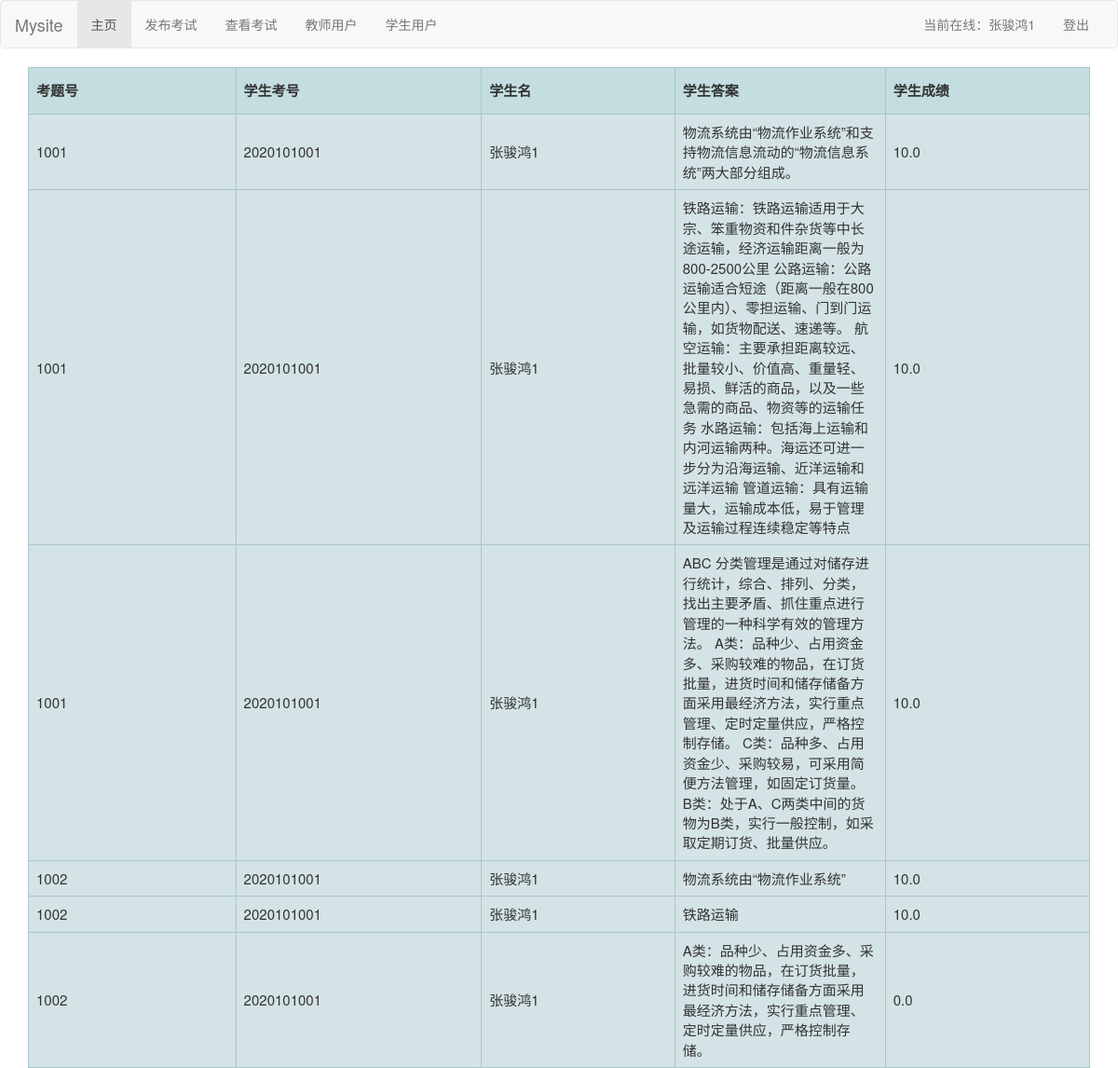
The page /student_table/ (signed in) on the database its author committed.
### word/models.py (models this page shows, shortened)
class Student(models.Model):
    name = models.CharField(max_length=128)
    answer = models.CharField(max_length=1000)
    text_order = models.IntegerField()
    test_number = models.IntegerField()
    grade = models.FloatField()
    num = models.IntegerField()
    class Meta2:
        ordering = ["name", "text_order"]
        verbose_name = "学生"
        verbose_name_plural = "学生"

### word/views.py (the view)
# urls.py: path('student_table/', views.student_table),
def student_table(request):
    if request.method == 'GET':
        test_number = []
        student_num = []
        student_name = []
        student_answer = []
        student_grade = []
        word_test = []
        test_count = models.WordAdmin.objects.all().values_list('test_number').count()
        test = models.WordAdmin.objects.values_list('test_number', flat=True)
        for i in range(test_count):
            test_number = test[i]
            student_words = models.Student.objects.filter(test_number=test_number)
            num_count = models.Student.objects.filter(test_number=test_number).count()
            for y in range(num_count):
                if student_words:
                    word_test.append(student_words[y].test_number)
                    student_num.append(student_words[y].num)
                    student_name.append(student_words[y].name)
                    student_answer.append(student_words[y].answer)
                    student_grade.append(student_words[y].grade)
                result_all = zip(word_test, student_num, student_name, student_answer, student_grade)
        return render(request, 'student_table.html', locals())
    return render(request, 'student_table.html', locals())

### templates/student_table.html (shortened to what this page needs)
{% extends 'test_admin.html' %}
{% load staticfiles %}
{% block css %} <link href="{% static 'css/table.css' %}" rel="stylesheet"/> {% endblock %}
{% block content %}
    <div class="container">
          <table class="hovertable">
            <tr>
                <th>考题号</th><th>学生考号</th><th>学生名</th><th>学生答案</th><th>学生成绩</th>
            </tr>
              {% for word_test,student_num,student_name,student_answer,student_grade in result_all %}
                  <tr onmouseover="this.style.backgroundColor='#ffff66';" onmouseout="this.style.backgroundColor='#d4e3e5';">
                      <td>{{ word_test }}</td>
                      <td>{{ student_num }}</td>
                      <td>{{ student_name }}</td>
                      <td>{{ student_answer }}</td>
                      <td>{{ student_grade }}</td>
                  </tr>
              {% endfor %}
        </table>
    </div>
{% endblock %}

### static/css/table.css (style rules this page uses)
table.hovertable { font-size:15px; color:#333333; border-width: 1px; border-color: #999999; border-collapse: collapse; }
table.hovertable th { background-color:#c3dde0; border-width: 1px; height: 50px; width: 1000px; padding: 8px; border-style: solid; border-color: #a9c6c9; }
table.hovertable tr { background-color:#d4e3e5; width: 1000px; }
table.hovertable td { border-width: 1px; width: 1000px; padding: 8px; border-style: solid; border-color: #a9c6c9; }

### rows shown on the page
Student: result_all "张骏鸿1", result_all "物流系统由“物流作业系统”和支持物流信息流动的“物流信息系统”两大部分组成。", result_all "10.0"
Student: result_all "张骏鸿1", result_all "铁路运输：铁路运输适用于大宗、笨重物资和件杂货等中长途运输，经济运输距离一般为800-2500公里 公路运输：公路运输适合短途（距离一般在800公里内）、零担运输、门到门运输，如货物配送、速递等。 航空运输：主要承担距离较远、批量较小、价值高、重量轻、易损、鲜活的商品，以及一些急需的商品、物资等的运输任务 水路运输：包括海上运输和内河运输两种。海运还可进一步分为沿海运输、近洋运输和远洋运输 管道运输：具有运输量大，运输成本低，易于管理及运输过程连续稳定等特点", result_all "10.0"
Student: result_all "张骏鸿1", result_all "ABC 分类管理是通过对储存进行统计，综合、排列、分类，找出主要矛盾、抓住重点进行管理的一种科学有效的管理方法。 A类：品种少、占用资金多、采购较难的物品，在订货批量，进货时间和储存储备方面采用最经济方法，实行重点管理、定时定量供应，严格控制存储。 C类：品种多、占用资金少、采购较易，可采用简便方法管理，如固定订货量。 B类：处于A、C两类中间的货物为B类，实行一般控制，如采取定期订货、批量供应。", result_all "10.0"
Student: result_all "张骏鸿1", result_all "物流系统由“物流作业系统”", result_all "10.0"
Student: result_all "张骏鸿1", result_all "铁路运输", result_all "10.0"
Student: result_all "张骏鸿1", result_all "A类：品种少、占用资金多、采购较难的物品，在订货批量，进货时间和储存储备方面采用最经济方法，实行重点管理、定时定量供应，严格控制存储。", result_all "0.0"

### other values the page prints
{{ request.session.user_name }} "张骏鸿1"
{{ word_test }} "1001" "1001" "1001" "1002" "1002" "1002"
{{ student_num }} "2020101001" "2020101001" "2020101001" "2020101001" "2020101001" "2020101001"
